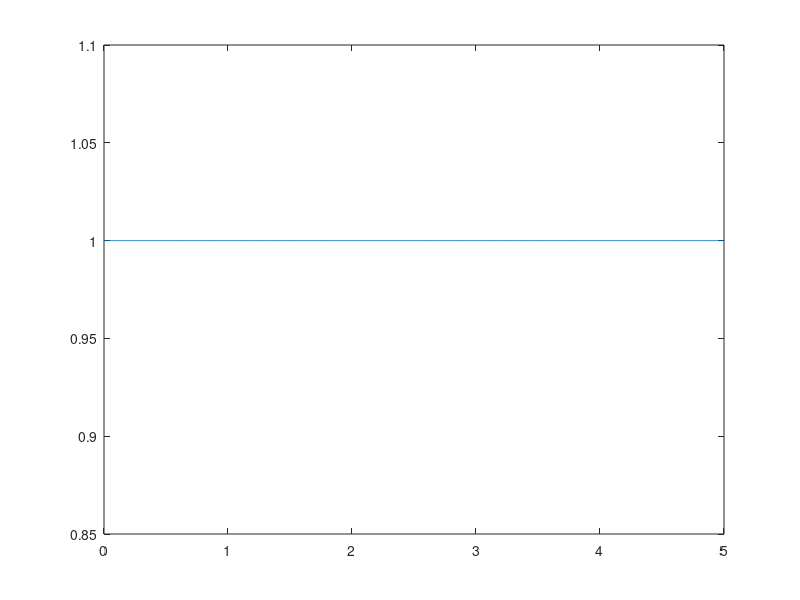
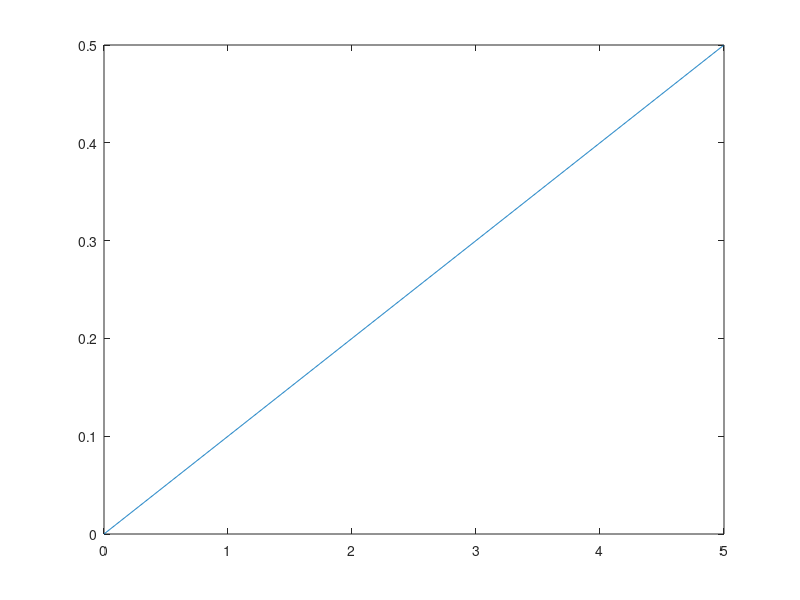
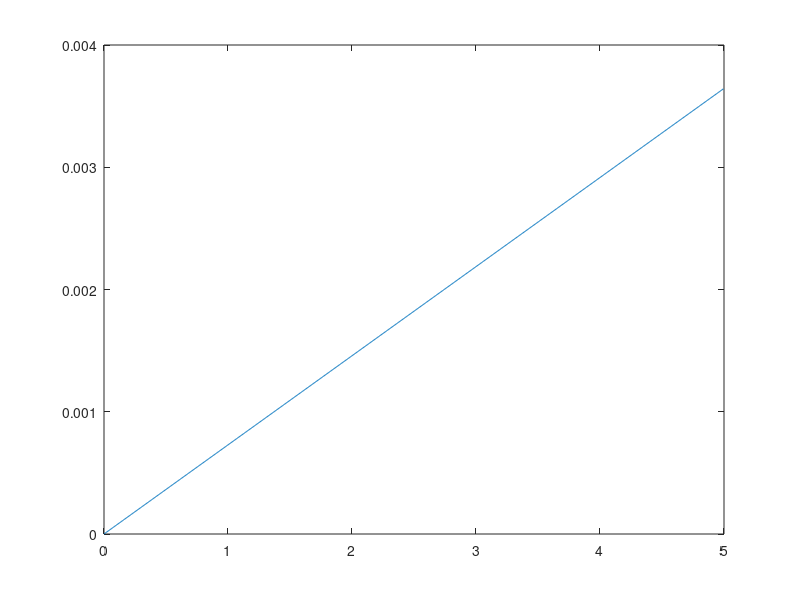
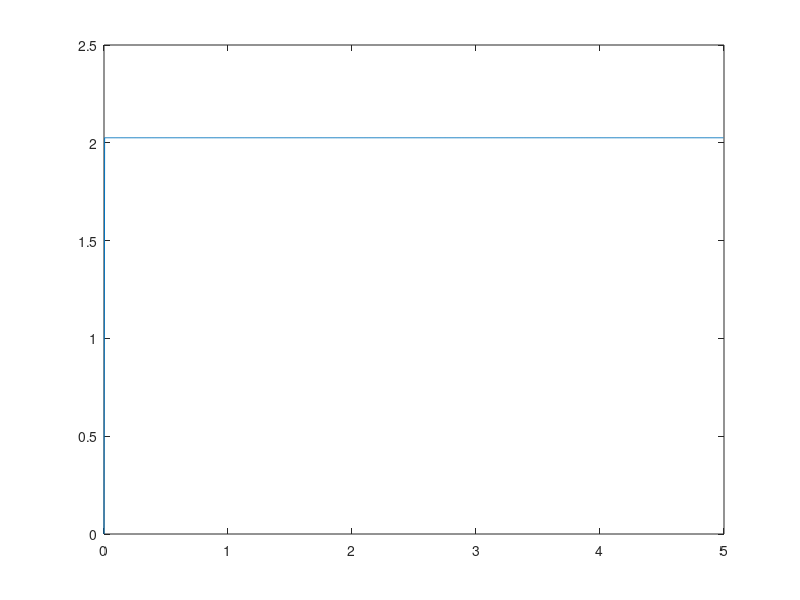

Recreate these plots in MATLAB, in order.
beta = 0.1;
n = 1000;
m = 1000;

a = 0; b = 5; ## input scope
p = 0; q = 5; ## output scope
hx = (b-a)/n;
x = a:hx:(b-hx/2);
hxi = (q-p)/m;
xi = p:hxi:(q-hxi/2);
[X, XI] = meshgrid(x, xi);
f = exp(i*beta*x); ## input signal (task 1)

alpha = 10;
K = i*besselj(alpha,X).*XI; ## kernel (task 2)
F = K*f.'*hx ## output signal (transformation result)

figure(1)
plot(x, abs(f)); ## amplitude

figure(2)
plot(x, arg(f)); ## phase

figure(3);
plot(xi, abs(F)); ## amplitude

figure(4);
plot(xi, arg(F)); ## phase
